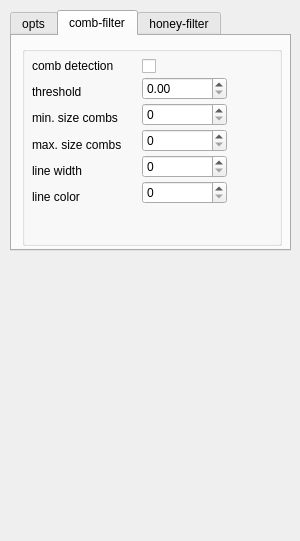
<?xml version="1.0" encoding="UTF-8"?>
<ui version="4.0">
 <class>PreprocessorParamsWidget</class>
 <widget class="QWidget" name="PreprocessorParamsWidget">
  <property name="geometry">
   <rect>
    <x>0</x>
    <y>0</y>
    <width>300</width>
    <height>541</height>
   </rect>
  </property>
  <property name="windowTitle">
   <string>Form</string>
  </property>
  <widget class="QTabWidget" name="tabWidget">
   <property name="enabled">
    <bool>true</bool>
   </property>
   <property name="geometry">
    <rect>
     <x>10</x>
     <y>10</y>
     <width>281</width>
     <height>241</height>
    </rect>
   </property>
   <property name="currentIndex">
    <number>1</number>
   </property>
   <property name="usesScrollButtons">
    <bool>true</bool>
   </property>
   <widget class="QWidget" name="tab">
    <attribute name="title">
     <string>opts</string>
    </attribute>
    <widget class="QGroupBox" name="groupBox">
     <property name="geometry">
      <rect>
       <x>10</x>
       <y>10</y>
       <width>260</width>
       <height>141</height>
      </rect>
     </property>
     <property name="title">
      <string/>
     </property>
     <widget class="QWidget" name="layoutWidget">
      <property name="geometry">
       <rect>
        <x>10</x>
        <y>10</y>
        <width>111</width>
        <height>101</height>
       </rect>
      </property>
      <layout class="QVBoxLayout" name="l2">
       <property name="spacing">
        <number>4</number>
       </property>
       <item>
        <widget class="QLabel" name="label_7">
         <property name="text">
          <string>equalize Hist</string>
         </property>
        </widget>
       </item>
       <item>
        <spacer name="horizontalSpacer">
         <property name="orientation">
          <enum>Qt::Horizontal</enum>
         </property>
         <property name="sizeHint" stdset="0">
          <size>
           <width>40</width>
           <height>20</height>
          </size>
         </property>
        </spacer>
       </item>
       <item>
        <widget class="QLabel" name="label_2">
         <property name="text">
          <string>contrast streching</string>
         </property>
        </widget>
       </item>
       <item>
        <widget class="QLabel" name="label">
         <property name="text">
          <string>frame-size</string>
         </property>
        </widget>
       </item>
       <item>
        <widget class="QLabel" name="label_15">
         <property name="text">
          <string>average value</string>
         </property>
        </widget>
       </item>
      </layout>
     </widget>
     <widget class="QWidget" name="layoutWidget">
      <property name="geometry">
       <rect>
        <x>130</x>
        <y>10</y>
        <width>78</width>
        <height>110</height>
       </rect>
      </property>
      <layout class="QVBoxLayout" name="verticalLayout_4">
       <property name="spacing">
        <number>4</number>
       </property>
       <item>
        <widget class="QCheckBox" name="opt_use_equalize_histogram">
         <property name="text">
          <string/>
         </property>
        </widget>
       </item>
       <item>
        <spacer name="horizontalSpacer_2">
         <property name="orientation">
          <enum>Qt::Horizontal</enum>
         </property>
         <property name="sizeHint" stdset="0">
          <size>
           <width>40</width>
           <height>20</height>
          </size>
         </property>
        </spacer>
       </item>
       <item>
        <widget class="QCheckBox" name="opt_use_contrast_stretching">
         <property name="text">
          <string/>
         </property>
        </widget>
       </item>
       <item>
        <widget class="QSpinBox" name="opt_frame_size">
         <property name="maximum">
          <number>3000</number>
         </property>
        </widget>
       </item>
       <item>
        <widget class="QDoubleSpinBox" name="opt_average_contrast_value">
         <property name="maximum">
          <double>255.000000000000000</double>
         </property>
        </widget>
       </item>
      </layout>
     </widget>
    </widget>
   </widget>
   <widget class="QWidget" name="tab_2">
    <attribute name="title">
     <string>comb-filter</string>
    </attribute>
    <widget class="QGroupBox" name="groupBox_2">
     <property name="geometry">
      <rect>
       <x>10</x>
       <y>10</y>
       <width>260</width>
       <height>200</height>
      </rect>
     </property>
     <property name="title">
      <string/>
     </property>
     <widget class="QWidget" name="layoutWidget">
      <property name="geometry">
       <rect>
        <x>10</x>
        <y>10</y>
        <width>99</width>
        <height>151</height>
       </rect>
      </property>
      <layout class="QVBoxLayout" name="l1">
       <item>
        <widget class="QLabel" name="label_4">
         <property name="text">
          <string>comb detection</string>
         </property>
        </widget>
       </item>
       <item>
        <widget class="QLabel" name="label_3">
         <property name="text">
          <string>threshold</string>
         </property>
        </widget>
       </item>
       <item>
        <widget class="QLabel" name="label_5">
         <property name="text">
          <string>min. size combs</string>
         </property>
        </widget>
       </item>
       <item>
        <widget class="QLabel" name="label_6">
         <property name="text">
          <string>max. size combs</string>
         </property>
        </widget>
       </item>
       <item>
        <widget class="QLabel" name="label_8">
         <property name="text">
          <string>line width</string>
         </property>
        </widget>
       </item>
       <item>
        <widget class="QLabel" name="label_9">
         <property name="text">
          <string>line color</string>
         </property>
        </widget>
       </item>
      </layout>
     </widget>
     <widget class="QWidget" name="layoutWidget">
      <property name="geometry">
       <rect>
        <x>120</x>
        <y>10</y>
        <width>85</width>
        <height>151</height>
       </rect>
      </property>
      <layout class="QVBoxLayout" name="verticalLayout_2">
       <property name="spacing">
        <number>0</number>
       </property>
       <item>
        <widget class="QCheckBox" name="comb_enabled">
         <property name="text">
          <string/>
         </property>
        </widget>
       </item>
       <item>
        <widget class="QDoubleSpinBox" name="comb_threshold">
         <property name="maximum">
          <double>255.000000000000000</double>
         </property>
        </widget>
       </item>
       <item>
        <widget class="QSpinBox" name="comb_min_size">
         <property name="maximum">
          <number>150</number>
         </property>
        </widget>
       </item>
       <item>
        <widget class="QSpinBox" name="comb_max_size">
         <property name="maximum">
          <number>150</number>
         </property>
        </widget>
       </item>
       <item>
        <widget class="QSpinBox" name="comb_line_width">
         <property name="maximum">
          <number>25</number>
         </property>
        </widget>
       </item>
       <item>
        <widget class="QSpinBox" name="comb_line_color">
         <property name="maximum">
          <number>255</number>
         </property>
        </widget>
       </item>
      </layout>
     </widget>
    </widget>
   </widget>
   <widget class="QWidget" name="tab_3">
    <attribute name="title">
     <string>honey-filter</string>
    </attribute>
    <widget class="QGroupBox" name="groupBox_3">
     <property name="geometry">
      <rect>
       <x>10</x>
       <y>10</y>
       <width>260</width>
       <height>200</height>
      </rect>
     </property>
     <property name="title">
      <string/>
     </property>
     <widget class="QWidget" name="layoutWidget">
      <property name="geometry">
       <rect>
        <x>10</x>
        <y>10</y>
        <width>94</width>
        <height>111</height>
       </rect>
      </property>
      <layout class="QVBoxLayout" name="verticalLayout_5">
       <property name="spacing">
        <number>0</number>
       </property>
       <item>
        <widget class="QLabel" name="label_11">
         <property name="text">
          <string>honey detection</string>
         </property>
        </widget>
       </item>
       <item>
        <widget class="QLabel" name="label_12">
         <property name="text">
          <string>frame size</string>
         </property>
        </widget>
       </item>
       <item>
        <widget class="QLabel" name="label_10">
         <property name="text">
          <string>std dev</string>
         </property>
        </widget>
       </item>
       <item>
        <widget class="QLabel" name="label_13">
         <property name="text">
          <string>average</string>
         </property>
        </widget>
       </item>
      </layout>
     </widget>
     <widget class="QWidget" name="layoutWidget">
      <property name="geometry">
       <rect>
        <x>110</x>
        <y>10</y>
        <width>85</width>
        <height>111</height>
       </rect>
      </property>
      <layout class="QVBoxLayout" name="verticalLayout_6">
       <property name="spacing">
        <number>0</number>
       </property>
       <item>
        <widget class="QCheckBox" name="honey_enabled">
         <property name="text">
          <string/>
         </property>
        </widget>
       </item>
       <item>
        <widget class="QSpinBox" name="honey_frame_size">
         <property name="maximum">
          <number>3000</number>
         </property>
        </widget>
       </item>
       <item>
        <widget class="QDoubleSpinBox" name="honey_std_dev">
         <property name="maximum">
          <double>255.000000000000000</double>
         </property>
        </widget>
       </item>
       <item>
        <widget class="QDoubleSpinBox" name="honey_average_value">
         <property name="maximum">
          <double>255.000000000000000</double>
         </property>
        </widget>
       </item>
      </layout>
     </widget>
    </widget>
   </widget>
  </widget>
 </widget>
 <resources/>
 <connections/>
</ui>
